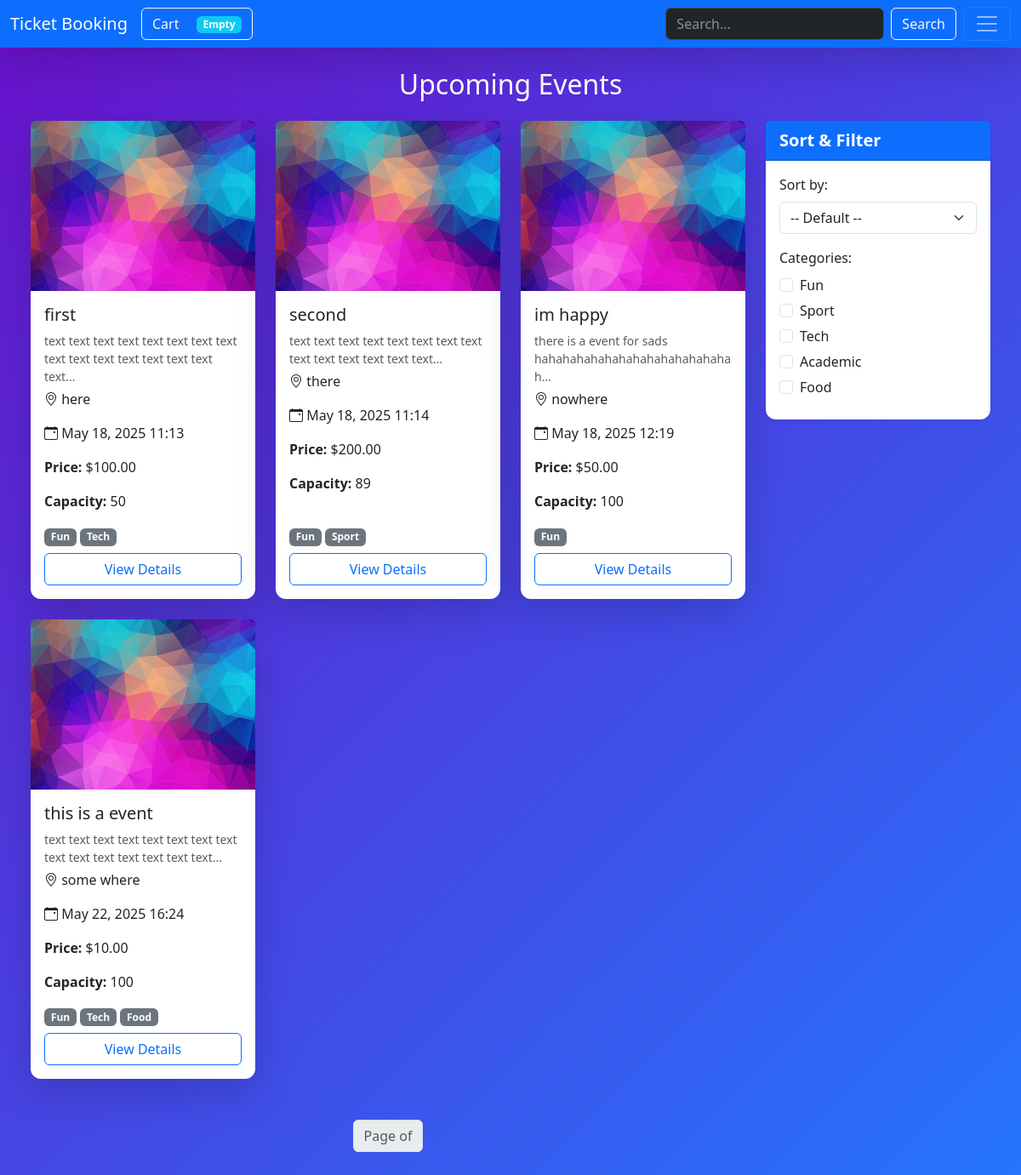
Screenshot of /events/ with the database file from the repository.
### events/models.py (models this page shows, shortened)
class Event(models.Model):
    name = models.CharField(max_length=255)
    description = models.TextField()
    created_at = models.DateTimeField(default=timezone.now)
    start_date = models.DateTimeField()
    end_date = models.DateTimeField()
    location = models.CharField(max_length=255)
    price_per_ticket = models.DecimalField(max_digits=10, decimal_places=2)
    capacity = models.IntegerField()
    organizer = models.ForeignKey(User, on_delete=models.CASCADE, related_name='events')
    image = models.ImageField(upload_to='events/%Y/%m/%d/', null=True, blank=True)
    is_active = models.BooleanField(default=True)
    category = models.ManyToManyField(Category, related_name='events', blank=True)

class Category(models.Model):
    name = models.CharField(max_length=255)
    slug = models.SlugField(max_length=255, unique=True, blank=True)

### events/views.py (the view)
# urls.py: path('', views.EventListView.as_view(), name='list'),
class EventListView(ListView):
    model = Event
    template_name = 'events/event_list.html'
    context_object_name = 'events'
    paginate_by = 6
    def get_queryset(self):
        queryset = super().get_queryset()
        query = self.request.GET.get('search')
        print("Search query:", query)
        if query:
            queryset = queryset.filter(
                Q(name__icontains=query) | Q(description__icontains=query)
            )
        order_by = self.request.GET.get('order_by')
        if order_by == 'price_asc':
            queryset = queryset.order_by('price_per_ticket')
        elif order_by == 'price_desc':
            queryset = queryset.order_by('-price_per_ticket')
        elif order_by == 'newest':
            queryset = queryset.order_by('start_date')
        elif order_by == 'oldest':
            queryset = queryset.order_by('-start_date')
        categories = self.request.GET.getlist('category')
        if categories:
            queryset = queryset.filter(category__slug__in=categories).distinct()
        return queryset
    def get_context_data(self, **kwargs):
        context = super().get_context_data(**kwargs)
        context['categories'] = Category.objects.all()
        context['selected_categories'] = self.request.GET.getlist('category')
        context['search_query'] = self.request.GET.get('search', '')
        return context

### cart/cart.py (called while the page is built)
    def __len__(self):
        return sum(item['quantity'] for item in self.cart.values())

### cart/context_proccessors.py (called while the page is built)
def cart(request):
    return {'cart' : Cart(request)}

### events/templates/events/event_list.html (shortened to what this page needs)
{% extends 'base.html' %}
{% load static %}
{% block body %}
            <h2 class="text-center mb-4">Upcoming Events</h2>
<div class="container-fluid mt-4">
    <div class="row justify-content-center">
        <main class="col-md-9 order-2 order-md-1">
            <div class="row">
                {% for event in events %}
                    <div class="col-md-6 col-lg-4 mb-4">
                        <div class="card h-100 border-0 shadow-lg">
                            <img src="{% if event.image %}{{ event.image.url }}{% else %}{% static 'events/images/default_event_image.webp' %}{% endif %}" class="card-img-top rounded-top" alt="{{ event.name }}" style="height: 200px; object-fit: cover;">
                            <div class="card-body d-flex flex-column">
                                <h5 class="card-title">{{ event.name }}</h5>
                                <p class="card-text text-muted small mb-1">{{ event.description|slice:":100" }}...</p>
                                <p class="card-text"><i class="bi bi-geo-alt"></i> {{ event.location }}</p>
                                <p class="card-text"><i class="bi bi-calendar-event"></i> {{ event.start_date|date:"M d, Y H:i" }}</p>
                                <p class="card-text"><strong>Price:</strong> ${{ event.price_per_ticket }}</p>
                                <p class="card-text"><strong>Capacity:</strong> {{ event.capacity }}</p>
                                <div class="mt-auto">
                                    <p class="mb-2">
                                        {% for category in event.category.all %}
                                            <span class="badge bg-secondary">{{ category.name }}</span>
                                        {% empty %}
                                            <span class="text-muted">No categories</span>
                                        {% endfor %}
                                    </p>
                                    <a href="{% url 'events:detail' event.id %}" class="btn btn-outline-primary w-100">View Details</a>
                                </div>
                            </div>
                        </div>
                    </div>
                {% empty %}
                    <div class="col-12">
                        <div class="alert alert-info text-center">No upcoming events available at the moment.</div>
                    </div>
                {% endfor %}
            </div>
            <nav class="mt-4">
                <ul class="pagination justify-content-center">
                    <li class="page-item disabled">
                        <span class="page-link">Page {{ events.number }} of {{ events.paginator.num_pages }}</span>
                    </li>
                </ul>
            </nav>
        </main>
        <aside class="col-md-3 mb-4 order-1 order-md-2">
            <div class="card shadow-sm border-0 sticky-top" style="top: 20px;">
                <div class="card-header bg-primary text-white">
                    <strong>Sort & Filter</strong>
                </div>
                <div class="card-body">
                    <form method="get" id="filterForm">
                        <div class="mb-3">
                            <label for="orderSelect" class="form-label">Sort by:</label>
                            <select name="order_by" id="orderSelect" class="form-select" onchange="this.form.submit()">
                                <option value="">-- Default --</option>
                            </select>
                        </div>
                        <div class="mb-2">
                            <label class="form-label">Categories:</label>
                            <div class="d-flex flex-column gap-1">
                                {% for category in categories %}
                                    <div class="form-check">
                                        <input class="form-check-input" type="checkbox" name="category" value="{{ category.slug }}"
                                            id="cat{{ forloop.counter }}"
                                            onchange="document.getElementById('filterForm').submit()">
                                        <label class="form-check-label" for="cat{{ forloop.counter }}">
                                            {{ category.name }}
                                        </label>
                                    </div>
                                {% endfor %}
                            </div>
                        </div>
                    </form>
                </div>
            </div>
        </aside>
    </div>
</div>
{% endblock %}

### templates/css.html (style rules this page uses)
body { background: linear-gradient(135deg, #6a11cb, #2575fc); min-height: 100vh; color: #fff; font-family: 'Segoe UI', Tahoma, Geneva, Verdana, sans-serif; }
.card { border-radius: 12px; box-shadow: 0 8px 20px rgb(0 0 0 / 0.1); transition: transform 0.2s ease, box-shadow 0.2s ease; }
.card-header { font-weight: 700; font-size: 1.25rem; border-radius: 12px 12px 0 0; }

### rows the page displays
Event: name "first", description "text text text text text text text text text text text text text text text text", location "here", start_date "May 18, 2025 11:13", price_per_ticket "100.00", capacity "50"
Category: name "Fun"
Category: name "Tech"
Event: name "second", description "text text text text text text text text text text text text text text", location "there", start_date "May 18, 2025 11:14", price_per_ticket "200.00", capacity "89"
Category: name "Sport"
Event: name "im happy", description "there is a event for sads hahahahahahahahahahahahahahah", location "nowhere", start_date "May 18, 2025 12:19", price_per_ticket "50.00", capacity "100"
Event: name "this is a event", description "text text text text text text text text text text text text text text text", location "some where", start_date "May 22, 2025 16:24", price_per_ticket "10.00", capacity "100"
Category: name "Food"
Category: name "Academic"
